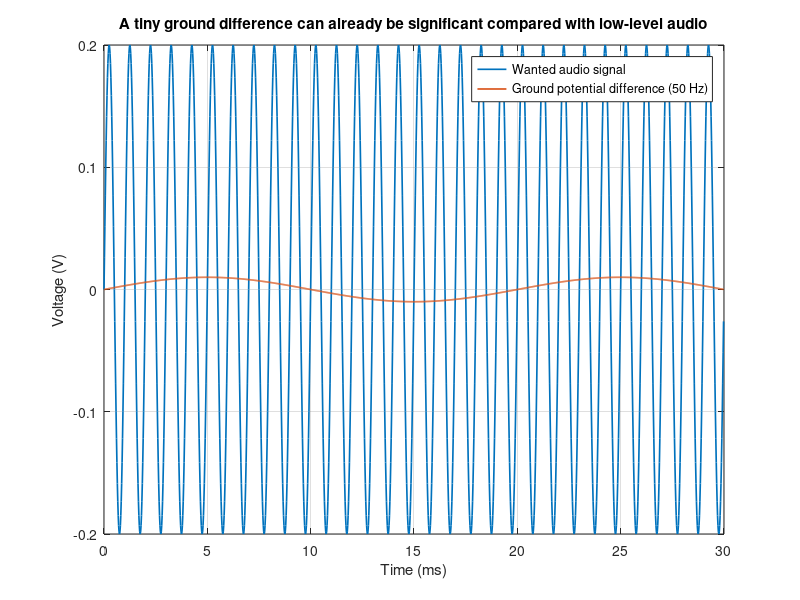
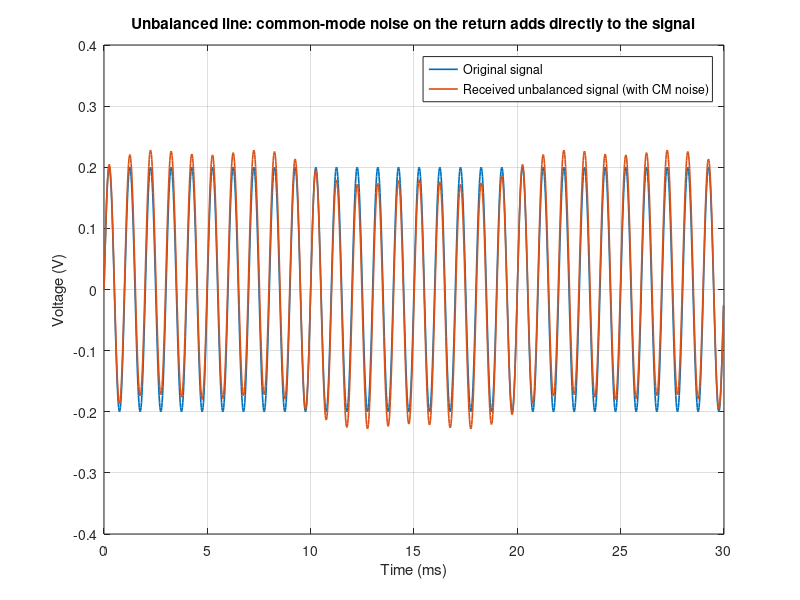
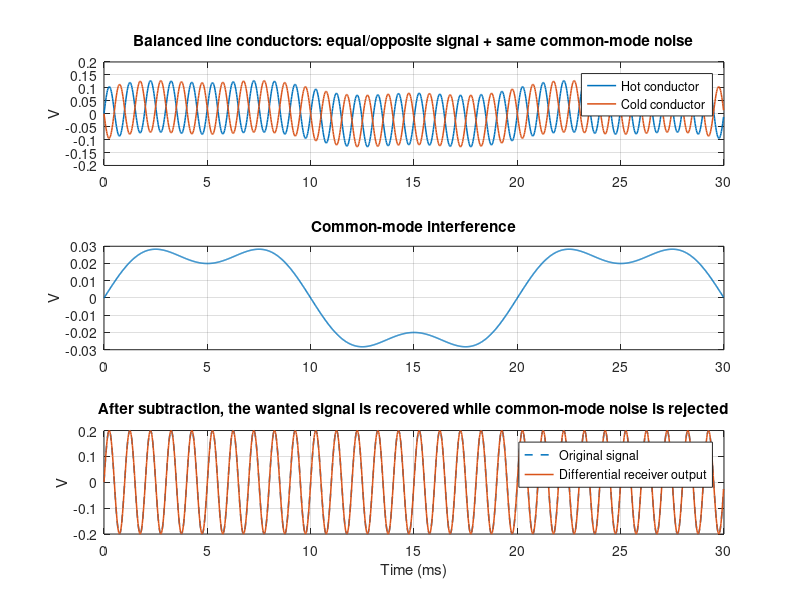
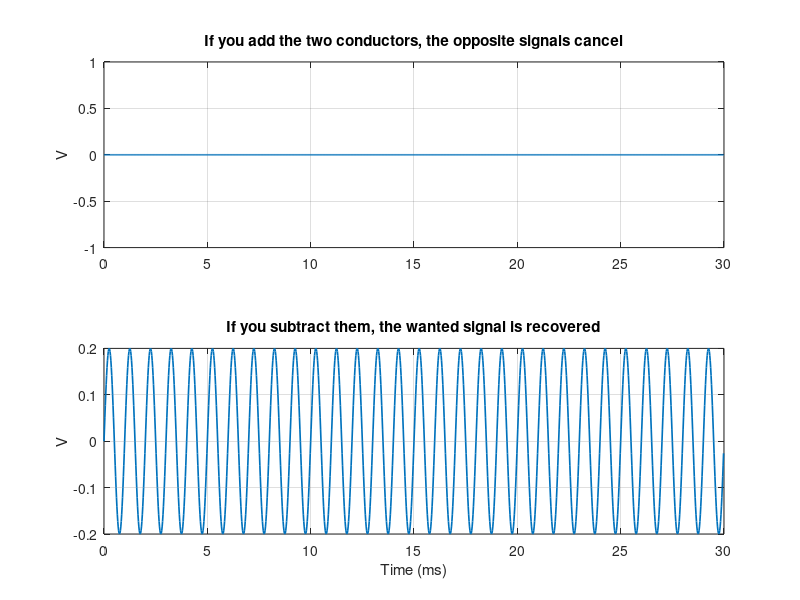

Write the MATLAB code that produced these figures, in order. (Note: this script raises an error after producing the figures.)
%% balanced_audio_demo.m
% Scientific demonstrations for teaching:
% 1) Common / reference vs earth and small ground-potential differences
% 2) Unbalanced vs balanced transmission under common-mode interference
% 3) Differential signalling and common-mode rejection
% 4) Ground-loop hum in unbalanced audio
% 5) Phantom power on balanced lines
% 6) Transformer turns ratio (voltage/current)
%
% Run the whole script section by section in MATLAB.
% Each section produces figures and short quantitative outputs.

clear; close all; clc;

fs = 48000;                 % sample rate
T  = 0.03;                  % duration for most time plots
t  = (0:1/fs:T-1/fs).';
f0 = 1000;                  % wanted audio tone
fm = 50;                    % mains frequency (UK)

fprintf('Balanced / Unbalanced / Phantom / Transformer Demonstration\n');
fprintf('Sample rate = %d Hz\n', fs);
fprintf('Audio tone f0 = %d Hz, Mains frequency fm = %d Hz\n\n', f0, fm);

%% 1) Signal, common reference, and a small ground difference
% The key idea: two devices may both be connected to "earth", but the
% earth/reference at their local chassis points may not be exactly equal.

Vsig = 0.2*sin(2*pi*f0*t);          % 200 mV audio signal
Vground_diff = 0.01*sin(2*pi*fm*t); % 10 mV, 50 Hz ground difference

figure('Name','1. Signal and small ground-potential difference');
plot(t*1000, Vsig, 'LineWidth', 1.2); hold on;
plot(t*1000, Vground_diff, 'LineWidth', 1.2);
grid on;
xlabel('Time (ms)'); ylabel('Voltage (V)');
legend('Wanted audio signal','Ground potential difference (50 Hz)');
title('A tiny ground difference can already be significant compared with low-level audio');

fprintf('Section 1:\n');
fprintf('Peak audio signal      = %.1f mV\n', 1000*max(abs(Vsig)));
fprintf('Peak ground difference = %.1f mV\n\n', 1000*max(abs(Vground_diff)));

%% 2) Unbalanced connection: interference directly corrupts the signal
% Unbalanced: one signal conductor + shield/common return.
% Any voltage developed on the common path is effectively added to the signal.

% Use the same common-mode interference as in the balanced example so that
% we can demonstrate its effect on an unbalanced connection as well.
noise_cm = 0.03*sin(2*pi*fm*t) + 0.01*sin(2*pi*150*t); % common-mode interference

% For the unbalanced case, the common-mode noise appears on the shield/common
% and is therefore added to the single-ended signal.
unbalanced_received = Vsig + noise_cm;

figure('Name','2. Unbalanced connection');
plot(t*1000, Vsig, 'LineWidth', 1.2); hold on;
plot(t*1000, unbalanced_received, 'LineWidth', 1.2);
grid on;
xlabel('Time (ms)'); ylabel('Voltage (V)');
legend('Original signal','Received unbalanced signal (with CM noise)');
title('Unbalanced line: common-mode noise on the return adds directly to the signal');

snr_unbalanced = 20*log10(rms(Vsig)/rms(noise_cm));
fprintf('Section 2:\n');
fprintf('Unbalanced SNR (signal vs injected common-mode noise) = %.2f dB\n\n', snr_unbalanced);

%% 3) Balanced connection: two opposite signals, same interference on both
% Send +signal on hot, -signal on cold.
% Common-mode interference (same noise_cm) appears approximately equally on both conductors.
% Differential receiver computes Vout = Vhot - Vcold.

Vhot  = +0.5*Vsig + noise_cm;   % balanced conductor 1
Vcold = -0.5*Vsig + noise_cm;   % balanced conductor 2
Vdiff_out = Vhot - Vcold;       % ideal differential receiver

figure('Name','3. Balanced differential signalling');
subplot(3,1,1);
plot(t*1000, Vhot, 'LineWidth', 1.1); hold on;
plot(t*1000, Vcold, 'LineWidth', 1.1);
grid on; ylabel('V');
legend('Hot conductor','Cold conductor');
title('Balanced line conductors: equal/opposite signal + same common-mode noise');

subplot(3,1,2);
plot(t*1000, noise_cm, 'LineWidth', 1.1);
grid on; ylabel('V');
title('Common-mode interference');

subplot(3,1,3);
plot(t*1000, Vsig, '--', 'LineWidth', 1.1); hold on;
plot(t*1000, Vdiff_out, 'LineWidth', 1.1);
grid on; xlabel('Time (ms)'); ylabel('V');
legend('Original signal','Differential receiver output');
title('After subtraction, the wanted signal is recovered while common-mode noise is rejected');

% Since we sent +/-0.5*Vsig, subtraction gives back Vsig.
err_balanced = Vdiff_out - Vsig;
snr_balanced = 20*log10(rms(Vsig)/rms(err_balanced + eps));

fprintf('Section 3:\n');
fprintf('Balanced output recovery error RMS = %.6f V\n', rms(err_balanced));
fprintf('Balanced effective SNR             = %.2f dB (ideal model)\n\n', snr_balanced);

%% 4) Why 180 degree phase opposition does NOT cancel the wanted signal
% A common student confusion: "+sig and -sig cancel".
% They would cancel only if you ADDED them. Differential input SUBTRACTS.

sum_case  = (+0.5*Vsig) + (-0.5*Vsig);
sub_case  = (+0.5*Vsig) - (-0.5*Vsig);

figure('Name','4. Add versus subtract');
subplot(2,1,1);
plot(t*1000, sum_case, 'LineWidth', 1.2); grid on;
ylabel('V'); title('If you add the two conductors, the opposite signals cancel');
subplot(2,1,2);
plot(t*1000, sub_case, 'LineWidth', 1.2); grid on;
xlabel('Time (ms)'); ylabel('V');
title('If you subtract them, the wanted signal is recovered');

fprintf('Section 4:\n');
fprintf('RMS(addition result)    = %.6f V\n', rms(sum_case));
fprintf('RMS(subtraction result) = %.6f V\n\n', rms(sub_case));

%% 5) Ground loop intuition: loop hum added into an unbalanced system
% Here we model a low-level audio source and a small 50 Hz loop current creating
% an unwanted voltage on the shield/common return.

Vaudio_small = 0.02*sin(2*pi*800*t);      % 20 mV signal, e.g. sensitive source
Vloop_hum    = 0.008*sin(2*pi*50*t);      % 8 mV hum from loop-related voltage
Vrx_loop     = Vaudio_small + Vloop_hum;

figure('Name','5. Ground-loop hum in a low-level unbalanced signal');
plot(t*1000, Vaudio_small*1000, 'LineWidth', 1.2); hold on;
plot(t*1000, Vrx_loop*1000, 'LineWidth', 1.2);
grid on;
xlabel('Time (ms)'); ylabel('mV');
legend('Wanted low-level signal','Received with hum');
title('For low-level sources, even a few mV of hum are very audible');

fprintf('Section 5:\n');
fprintf('Low-level signal peak = %.1f mV\n', 1000*max(abs(Vaudio_small)));
fprintf('Hum peak              = %.1f mV\n\n', 1000*max(abs(Vloop_hum)));

%% 6) Phantom power on a balanced line (clarified plots and explanations)
% Phantom power applies +48 V DC equally to BOTH signal conductors through matched resistors.
% Differential audio sees no DC difference because the same DC appears on both lines.
% For clarity we plot both the absolute voltages (showing the 48 V offset) and the
% differential (which is the recovered audio around 0 V). We also show the audio
% alone (zero-mean) so it's easy to compare amplitude and waveform shape.
%
% Note about how phantom power is supplied to the microphone:
% - The +48 V is a DC bias applied equally to both signal conductors (pins 2 and 3)
%   with respect to the cable shield / ground (pin 1). The microphone's electronics
%   typically draw current from these DC supplies through its internal circuitry.
% - The audio itself is an AC (time-varying) voltage superimposed on top of that DC.
%   The differential receiver subtracts the two conductors, removing the DC and
%   recovering the AC audio. In the absolute-voltage plots you will see the DC offset;
%   in the differential plot you see the audio centered around 0 V.

Vphantom = 48;
audio_bal = 0.05*sin(2*pi*1000*t); % 50 mV audio (AC)
line2 = Vphantom + 0.5*audio_bal;  % pin 2 (hot)  -> DC + AC/2
line3 = Vphantom - 0.5*audio_bal;  % pin 3 (cold) -> DC - AC/2
Vaudio_recovered = line2 - line3;  % receiver sees difference = audio_bal
Vdc_diff = mean(line2 - line3);

figure('Name','6. Phantom power over balanced lines (clarified)');
subplot(3,1,1);
% Show absolute voltages including the 48 V DC so the offset is obvious.
plot(t(1:800)*1000, line2(1:800), 'LineWidth', 1.1); hold on;
plot(t(1:800)*1000, line3(1:800), 'LineWidth', 1.1);
yline(Vphantom,'k--','48 V DC','LabelHorizontalAlignment','left');
grid on; ylabel('V');
legend('Pin 2 (V_{phantom}+audio/2)','Pin 3 (V_{phantom}-audio/2)','Location','best');
title('+48 V DC applied equally to both signal conductors (absolute voltages shown)');

subplot(3,1,2);
% Show the audio AC component alone (zero-mean) so you can see its amplitude and shape.
plot(t(1:800)*1000, audio_bal(1:800), 'LineWidth', 1.1);
grid on; ylabel('V');
title('Audio AC component alone (zero mean, 50 mV peak)');

subplot(3,1,3);
% Show the recovered differential audio (what the receiver actually sees), centered at 0 V.
plot(t(1:800)*1000, Vaudio_recovered(1:800), 'LineWidth', 1.1);
grid on; xlabel('Time (ms)'); ylabel('V');
title('Differential receiver output (DC removed, audio recovered)');

fprintf('Section 6:\n');
fprintf('Mean differential DC at receiver = %.6f V (approximately zero)\n', Vdc_diff);
fprintf('Recovered audio RMS              = %.6f V\n\n', rms(Vaudio_recovered));

%% 7) Transformer turns ratio demonstration
% Ideal transformer equations:
% Vs/Vp = Ns/Np
% Ip/Is = Ns/Np
% This script shows the ratios numerically.

Vp = 10;         % primary voltage, RMS
Np = 100;        % primary turns
Ns = 500;        % secondary turns
load_power = 5;  % W, ideal power transfer example

turns_ratio = Ns/Np;
Vs = Vp*turns_ratio;
Is = load_power / Vs;
Ip = load_power / Vp;

fprintf('Section 7: Transformer ratios\n');
fprintf('Np = %d turns, Ns = %d turns\n', Np, Ns);
fprintf('Turns ratio Ns/Np = %.2f\n', turns_ratio);
fprintf('Primary voltage   = %.2f V RMS\n', Vp);
fprintf('Secondary voltage = %.2f V RMS\n', Vs);
fprintf('Primary current   = %.3f A\n', Ip);
fprintf('Secondary current = %.3f A\n\n', Is);

figure('Name','7. Transformer turns-ratio concept');
bar([Vp Vs; Ip Is]);
grid on;
set(gca,'XTickLabel',{'Voltage (V)','Current (A)'});
legend('Primary','Secondary');
title('Ideal transformer: voltage follows turns ratio, current scales inversely');

%% 8) Optional frequency-domain comparison: hum in unbalanced vs balanced
Nfft = length(t);
f = (0:Nfft-1)*(fs/Nfft);
idx = f <= 5000;

Xu = abs(fft(unbalanced_received));
Xb = abs(fft(Vdiff_out));
Xs = abs(fft(Vsig));

figure('Name','8. Frequency-domain view');
plot(f(idx), 20*log10(Xu(idx)+eps), 'LineWidth', 1.1); hold on;
plot(f(idx), 20*log10(Xb(idx)+eps), 'LineWidth', 1.1);
plot(f(idx), 20*log10(Xs(idx)+eps), '--', 'LineWidth', 1.1);
grid on;
xlabel('Frequency (Hz)'); ylabel('Magnitude (dB, arbitrary)');
legend('Unbalanced received','Balanced differential output','Original signal');
title('The 50 Hz interference is prominent in the unbalanced case and suppressed in the balanced case');

%% 9) Short teaching summary printed in Command Window
fprintf('Teaching summary:\n');
fprintf('1) Common/reference is usually 0 V, but real ground paths are not ideal.\n');
fprintf('2) Unbalanced lines use the shield/common as return, so interference can add directly.\n');
fprintf('3) Balanced lines carry equal/opposite signals; the receiver subtracts them.\n');
fprintf('4) Common-mode interference is therefore rejected.\n');
fprintf('5) Phantom power works because +48 V is applied equally to both signal conductors.\n');
fprintf('6) An ideal 1:1 audio transformer preserves voltage but provides isolation/balancing.\n');
